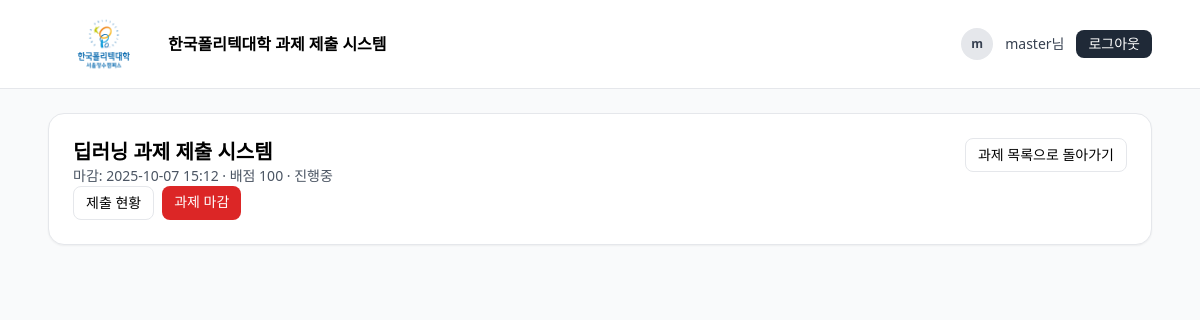
The app's page /teams/7/assignments/4 (signed in) with its own data.
### submit/models.py (models this page shows, shortened)
class Assignment(models.Model):
    team = models.ForeignKey(Team, on_delete=models.CASCADE, related_name="assignments", verbose_name="팀")
    title = models.CharField("제목", max_length=120)
    description = models.TextField("설명", blank=True)
    due_at = models.DateTimeField("마감일시")
    max_score = models.PositiveIntegerField("배점", default=100)
    late_policy = models.CharField("지연 정책", max_length=50, blank=True)   # 예: "accept -10/day"
    file_rules = models.CharField("파일 규칙", max_length=100, blank=True)   # 예: "pdf,zip; 20MB"
    created_by = models.ForeignKey(User, on_delete=models.SET_NULL, null=True, verbose_name="등록자(교수)")
    created_at = models.DateTimeField("생성일시", auto_now_add=True)
    updated_at = models.DateTimeField("수정일시", auto_now=True)
    is_closed = models.BooleanField("마감됨", default=False)
    class Meta:
        verbose_name = "과제"
        verbose_name_plural = "과제"
        ordering = ["due_at"]

### submit/views.py (the view, shortened to what this page needs)
# urls.py: path('teams/<int:team_id>/assignments/<int:assignment_id>', views.assignment_detail, name='assignment_detail'),
@login_required
def assignment_detail(request, team_id, assignment_id):
    team = get_object_or_404(Team, pk=team_id)
    a = get_object_or_404(Assignment, pk=assignment_id, team=team)
    is_owner = (request.user.id == team.owner_id)
    is_member = TeamMembership.objects.filter(
        team=team, student=request.user, status="APPROVED", joined_at__isnull=False
    ).exists() if not is_owner else False
    if not (is_owner or is_member):
        return HttpResponseForbidden("권한이 없습니다.")
    my_sub = None
    my_grade = None
    can_edit = False
    ctx = {
        "team": team, "a": a, "my_sub": my_sub, "my_grade": my_grade,
        "is_owner": is_owner, "can_edit": can_edit,
    }
    return render(request, 'assignments/detail.html', ctx)

### templates/assignments/detail.html (shortened to what this page needs)
{% extends 'base.html' %}
{% block content %}
<div class="grid gap-4">
  <div class="rounded-2xl border bg-white p-6 shadow-sm">
    <div class="flex items-start justify-between">
    <div>
        <h1 class="text-xl font-semibold">{{ a.title }}</h1>
        <div class="text-sm text-gray-600">
        마감: {{ a.due_at|date:"Y-m-d H:i" }}
        · 배점 {{ a.max_score }}
        · {% if a.is_closed %}<span class="text-red-600 font-semibold">마감됨</span>{% else %}진행중{% endif %}
        </div>
    </div>
        <a class="px-3 py-1.5 rounded-lg border text-sm hover:bg-gray-50"
        href="{% url 'team_detail' team_id=team.id %}">
        과제 목록으로 돌아가기
        </a>
    </div>
      {% if is_owner %}
      <div class="flex gap-2">
        <a class="px-3 py-1.5 rounded-lg border text-sm hover:bg-gray-50"
           href="{% url 'assignment_submissions' team_id=team.id assignment_id=a.id %}">
          제출 현황
        </a>
        {% if a.is_closed %}
          <a class="px-3 py-1.5 rounded-lg bg-gray-700 text-white text-sm hover:bg-gray-600"
             href="{% url 'assignment_reopen' team_id=team.id assignment_id=a.id %}">
            마감 해제
          </a>
        {% else %}
          <a class="px-3 py-1.5 rounded-lg bg-red-600 text-white text-sm hover:bg-red-500"
             href="{% url 'assignment_close' team_id=team.id assignment_id=a.id %}">
            과제 마감
          </a>
        {% endif %}
      </div>
      {% endif %}
    </div>
  </div>
{% endblock %}

### templates/base.html (shortened to what this page needs)
<!doctype html>
<html lang="ko">
<head>
  {% load static %}
  <script src="https://cdn.tailwindcss.com"></script>
</head>
<body class="bg-gray-50">
  <header class="bg-white border-b border-gray-200">
    <div class="max-w-6xl mx-auto flex items-center justify-between px-6 py-3">
        <div class="flex items-center gap-2">
        <a href="{% url 'teacher_team_list' %}" class="flex items-center gap-2">
            <img src="{% static 'img/polytech.png' %}" alt="logo" class="h-[64px] w-auto" />
            <span class="font-semibold">한국폴리텍대학 과제 제출 시스템</span>
        </a>
        </div>
    <div class="flex items-center gap-3">
    {% if request.user.is_authenticated %}
        <span class="inline-flex h-8 w-8 items-center justify-center rounded-full bg-gray-200 text-xs font-semibold text-gray-700">
        {{ request.user.get_full_name|default:request.user.username|first }}
        </span>
        <span class="text-sm text-gray-700">
        {{ request.user.get_full_name|default:request.user.username }}님
        </span>
        <form method="post" action="{% url 'logout' %}">
        <button class="px-3 py-1 rounded-lg bg-gray-800 text-white text-sm hover:bg-gray-700" type="submit">
            로그아웃
        </button>
        </form>
    {% else %}
        <a href="{% url 'login' %}" class="px-3 py-1 rounded-lg bg-blue-600 text-white text-sm hover:bg-blue-500">
        로그인
        </a>
    {% endif %}
    </div>
  </header>
  <main class="max-w-6xl mx-auto px-6 py-6">
    {% block content %}{% endblock %}
  </main>
</body>
</html>

### records on screen
Assignment: title "딥러닝 과제 제출 시스템", due_at "2025-10-07 15:12", max_score "100"

### other values on screen
{{ request.user.get_full_name|default:request.user.username|first }} "m"
{{ request.user.get_full_name|default:request.user.username }} "master"
